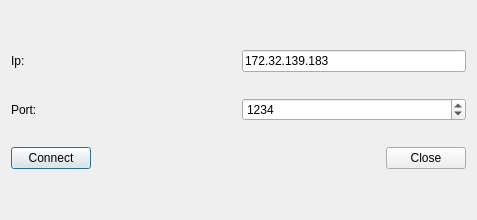
<?xml version="1.0" encoding="UTF-8"?>
<ui version="4.0">
 <class>ConnectionToHostDialog</class>
 <widget class="QDialog" name="ConnectionToHostDialog">
  <property name="geometry">
   <rect>
    <x>0</x>
    <y>0</y>
    <width>477</width>
    <height>220</height>
   </rect>
  </property>
  <property name="sizePolicy">
   <sizepolicy hsizetype="Preferred" vsizetype="Preferred">
    <horstretch>0</horstretch>
    <verstretch>0</verstretch>
   </sizepolicy>
  </property>
  <property name="windowTitle">
   <string>Connect to host</string>
  </property>
  <layout class="QGridLayout" name="gridLayout">
   <item row="0" column="0">
    <layout class="QVBoxLayout" name="verticalLayout">
     <item>
      <layout class="QHBoxLayout" name="horizontalLayout_2">
       <item>
        <widget class="QLabel" name="label">
         <property name="text">
          <string>Ip:</string>
         </property>
        </widget>
       </item>
       <item>
        <widget class="QLineEdit" name="addressLine">
         <property name="sizePolicy">
          <sizepolicy hsizetype="Preferred" vsizetype="Fixed">
           <horstretch>0</horstretch>
           <verstretch>0</verstretch>
          </sizepolicy>
         </property>
         <property name="text">
          <string>172.32.139.183</string>
         </property>
        </widget>
       </item>
      </layout>
     </item>
     <item>
      <spacer name="verticalSpacer_2">
       <property name="orientation">
        <enum>Qt::Vertical</enum>
       </property>
       <property name="sizeType">
        <enum>QSizePolicy::Fixed</enum>
       </property>
       <property name="sizeHint" stdset="0">
        <size>
         <width>20</width>
         <height>20</height>
        </size>
       </property>
      </spacer>
     </item>
     <item>
      <layout class="QHBoxLayout" name="horizontalLayout">
       <item>
        <widget class="QLabel" name="label_2">
         <property name="text">
          <string>Port:</string>
         </property>
        </widget>
       </item>
       <item>
        <widget class="QSpinBox" name="portLine">
         <property name="sizePolicy">
          <sizepolicy hsizetype="Preferred" vsizetype="Fixed">
           <horstretch>0</horstretch>
           <verstretch>0</verstretch>
          </sizepolicy>
         </property>
         <property name="maximum">
          <number>65535</number>
         </property>
         <property name="value">
          <number>1234</number>
         </property>
        </widget>
       </item>
      </layout>
     </item>
     <item>
      <spacer name="verticalSpacer">
       <property name="orientation">
        <enum>Qt::Vertical</enum>
       </property>
       <property name="sizeType">
        <enum>QSizePolicy::Fixed</enum>
       </property>
       <property name="sizeHint" stdset="0">
        <size>
         <width>20</width>
         <height>20</height>
        </size>
       </property>
      </spacer>
     </item>
     <item>
      <layout class="QHBoxLayout" name="horizontalLayout_3">
       <item>
        <widget class="QPushButton" name="connect">
         <property name="text">
          <string>Connect</string>
         </property>
        </widget>
       </item>
       <item>
        <spacer name="horizontalSpacer">
         <property name="orientation">
          <enum>Qt::Horizontal</enum>
         </property>
         <property name="sizeHint" stdset="0">
          <size>
           <width>40</width>
           <height>20</height>
          </size>
         </property>
        </spacer>
       </item>
       <item>
        <widget class="QPushButton" name="close">
         <property name="text">
          <string>Close</string>
         </property>
        </widget>
       </item>
      </layout>
     </item>
    </layout>
   </item>
  </layout>
 </widget>
 <layoutdefault spacing="6" margin="11"/>
 <resources/>
 <connections>
  <connection>
   <sender>close</sender>
   <signal>clicked()</signal>
   <receiver>ConnectionToHostDialog</receiver>
   <slot>close()</slot>
   <hints>
    <hint type="sourcelabel">
     <x>412</x>
     <y>185</y>
    </hint>
    <hint type="destinationlabel">
     <x>343</x>
     <y>173</y>
    </hint>
   </hints>
  </connection>
 </connections>
</ui>
